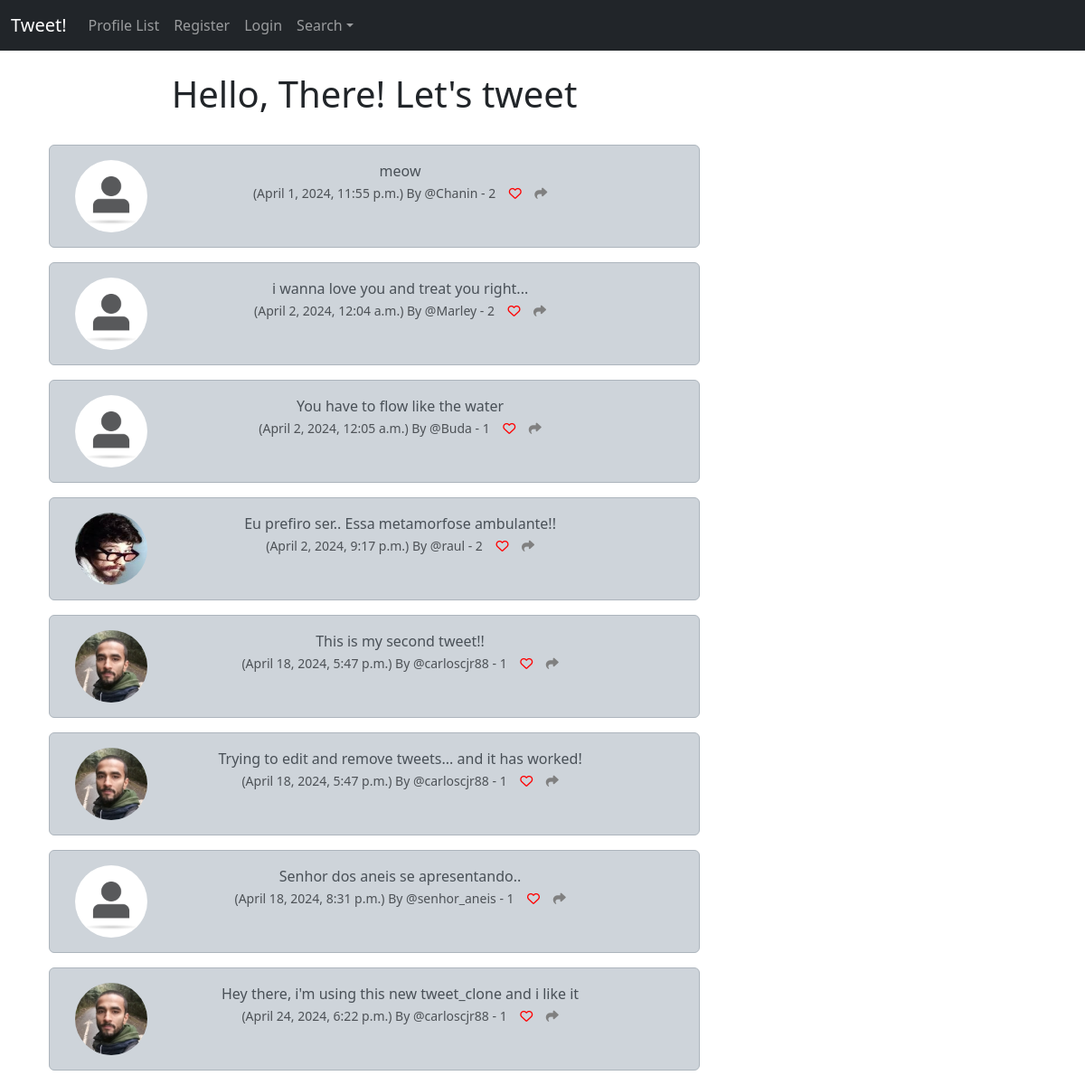
The page / on the database its author committed.
### musker/models.py (models this page shows, shortened)
class Tweet(models.Model):
    user = models.ForeignKey(
        User, related_name='tweets',
        on_delete=models.DO_NOTHING
    )
    body = models.CharField(max_length=200)
    created_at = models.DateTimeField(auto_now_add=True)
    likes = models.ManyToManyField(User, related_name='tweet_like', blank=True)
    def number_of_likes(self):
        return self.likes.count()

class Profile(models.Model):
    user = models.OneToOneField(User, on_delete=models.CASCADE)
    follows = models.ManyToManyField('self',
        related_name='followed_by',
        symmetrical=False,
        blank=True)
    date_modified = models.DateTimeField(User, auto_now=True)
    profile_image = models.ImageField(null=True, blank=True, upload_to='images/')
    profile_bio = models.CharField(null=True, blank=True, max_length=500)
    homepage_link = models.CharField(null=True, blank=True, max_length=100)
    instagram_link = models.CharField(null=True, blank=True, max_length=100)
    linkedin_link = models.CharField(null=True, blank=True, max_length=100)

### musker/views.py (the view)
# urls.py: path('', views.home, name='home'),
def home(request):
    if request.user.is_authenticated:
        form = TweetForm(request.POST or None)
        if request.method == 'POST':
            if form.is_valid():
                tweets = form.save(commit=False)
                tweets.user = request.user
                tweets.save()
                messages.success(request, ('Your tweet has been posted!'))
                return redirect('home')
        tweets = Tweet.objects.all().order_by('created_at')
        return render(request, 'home.html', {'tweets':tweets, 'form':form})
    else:
        tweets = Tweet.objects.all().order_by('created_at')
        return render(request, 'home.html', {'tweets':tweets})

### musker/templates/home.html (shortened to what this page needs)
{% extends 'base.html' %}
{% load static %}
{% block content %}
    <div class="container text-center">
        <div class="row">
            <div class="col-8">
                <h1>Hello, There! Let's tweet</h1>
                <br/>
                {% for tweet in tweets %}
            <div class="alert alert-dark" role="alert">
                <div class="container">
                    <div class="row">
                        <div class="col-1">
                            {% if tweet.user.profile.profile_image %}
                                <img src="{{ tweet.user.profile.profile_image.url }}" alt="{{ profile.user.username }}" width="80" height="80" class="rounded-circle">
                            {% else %}
                                <img src="{% static 'images/profile.png' %}" alt="{{ profile.user.username }}" width="80" height="80" class="rounded-circle">
                            {% endif %}
                        </div>
                        <div class="col-11">
                        {{ tweet.body }}
                        <br/>
                        <small class="text-muted">
                            ({{ tweet.created_at }}) By
                            @{{ tweet.user.username }}
                            - {{ tweet.number_of_likes }}
                            {% if user in tweet.likes.all %}
                                <a href="{% url 'tweet_like' tweet.id %}"><i class="fa-solid fa-heart" style="color:red"></i></a>
                            {% else %}
                                <a href="{% url 'tweet_like' tweet.id %}"><i class="fa fa-heart-o" style="color:red"></i></a>
                            {% endif %}
                            <a href="{% url 'tweet_show' tweet.id %}"><i class="fa-solid fa-share" style="color:gray"></i></a>
                        </small>
                    </div>
                <br/><br/>
            </div>
        </div>
    </div>
                {% endfor %}
            </div>
            <div class="col-4">
                <br/><br/><br/>
            </div>
        </div>
    </div>
{%  endblock %}

### musker/templates/base.html (shortened to what this page needs)
<!doctype html>
<html lang="en">
  <head>
    <link href="https://cdn.jsdelivr.net/npm/bootstrap@5.3.3/dist/css/bootstrap.min.css" rel="stylesheet">
  </head>
  <body>
  {% include 'navbar.html' %}
    <div class="container">
      <br/>
        {% block content %}
        {% endblock %}
    </div>
  </body>
</html>

### musker/templates/navbar.html (shortened to what this page needs)
<nav class="navbar navbar-expand-lg navbar-dark bg-dark">
    <div class="container-fluid">
      <a class="navbar-brand" href="{% url 'home' %}">Tweet!</a>
      <div class="collapse navbar-collapse" id="navbarSupportedContent">
        <ul class="navbar-nav me-auto mb-2 mb-lg-0">
          <li class="nav-item">
            <a class="nav-link" href="{% url 'profile_list' %}">Profile List</a>
          </li>
          {% if user.is_authenticated %}
            <li class="nav-item">
              <a class="nav-link" href="{% url 'logout' %}">Logout</a>
            </li>
          {% else %}
          <li class="nav-item">
            <a class="nav-link" href="{% url 'register' %}">Register</a>
          </li>
            <li class="nav-item">
              <a class="nav-link" href="{% url 'login' %}">Login</a>
            </li>
          {% endif %}
          <li class="nav-item dropdown">
            <a class="nav-link dropdown-toggle" role="button" data-bs-toggle="dropdown" aria-expanded="false" href="">Search</a>
          </li>
        </ul>
        {% load static %}
      </div>
    </div>
  </nav>

### rows shown on the page
Tweet: body "meow", created_at "April 1, 2024, 11:55 p.m.", user.username "Chanin", number_of_likes "2"
Tweet: body "i wanna love you and treat you right...", created_at "April 2, 2024, 12:04 a.m.", user.username "Marley", number_of_likes "2"
Tweet: body "You have to flow like the water", created_at "April 2, 2024, 12:05 a.m.", user.username "Buda", number_of_likes "1"
Tweet: user.profile.profile_image (picture), body "Eu prefiro ser.. Essa metamorfose ambulante!!", created_at "April 2, 2024, 9:17 p.m.", user.username "raul", number_of_likes "2"
Tweet: user.profile.profile_image (picture), body "This is my second tweet!!", created_at "April 18, 2024, 5:47 p.m.", user.username "carloscjr88", number_of_likes "1"
Tweet: user.profile.profile_image (picture), body "Trying to edit and remove tweets... and it has worked!", created_at "April 18, 2024, 5:47 p.m.", user.username "carloscjr88", number_of_likes "1"
Tweet: body "Senhor dos aneis se apresentando..", created_at "April 18, 2024, 8:31 p.m.", user.username "senhor_aneis", number_of_likes "1"
Tweet: user.profile.profile_image (picture), body "Hey there, i'm using this new tweet_clone and i like it", created_at "April 24, 2024, 6:22 p.m.", user.username "carloscjr88", number_of_likes "1"
